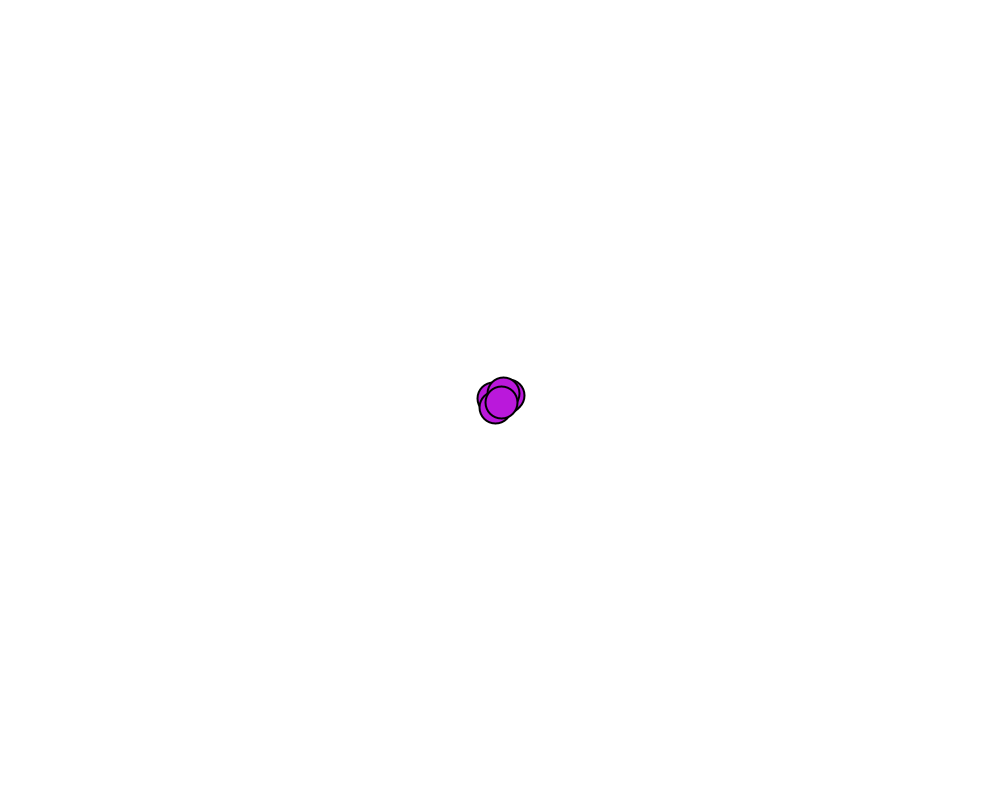
Frame 1 (no input)
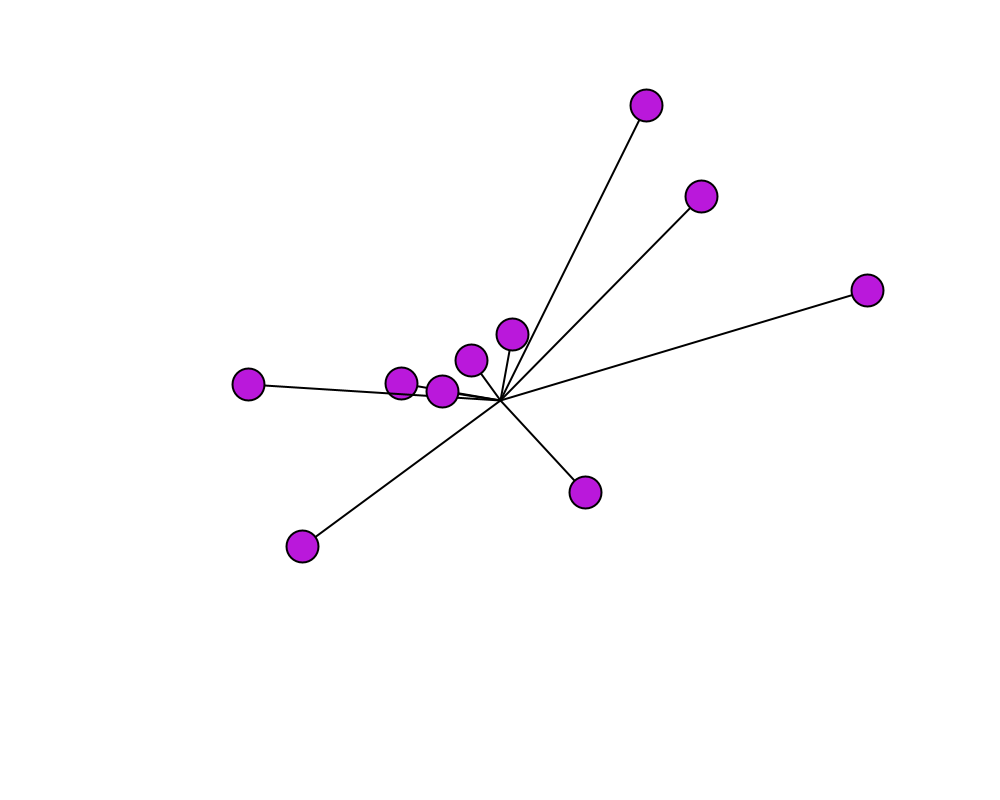
Frame 60 (the mouse pressed at the canvas centre just before this capture)
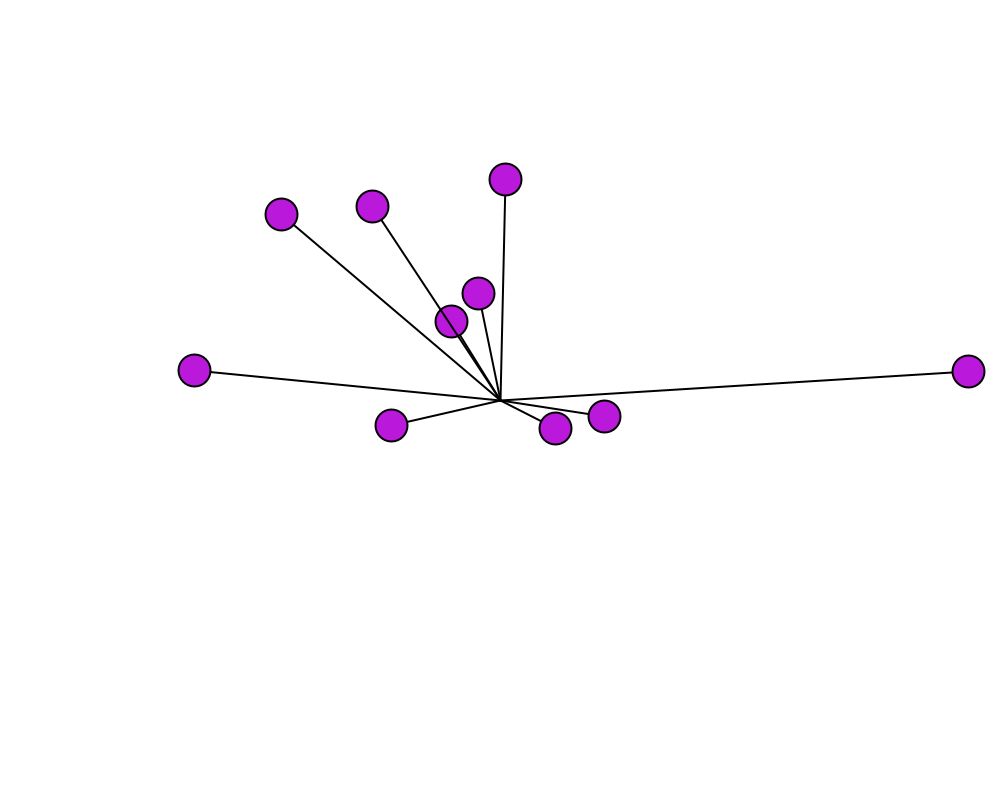
Frame 120 (the mouse held since frame 60 and released just before this capture)

The Processing sketch that drew these frames (run headless with seeded random() and noise(); from frame 60 on, the mouse is pressed at the canvas centre):

// Processing sketch: sketch_241105c
// ── sketch_241105c.pde
// from video 3.3

class Oscillator {   

  PVector angle;
  PVector velocity;
  PVector amplitude;

  Oscillator() {   
    angle = new PVector();
    velocity = new PVector(random(-0.05, 0.05), random(-0.05, 0.05));
    amplitude = new PVector(random(20,width/2), random(20,height/2));
  }   

  void oscillate() {
    angle.add(velocity);
  }   

  void display() {   

    float x = sin(angle.x)*amplitude.x;
    float y = sin(angle.y)*amplitude.y;

    pushMatrix();
    translate(width/2, height/2);
    stroke(0);
    strokeWeight(2);
    fill(#BA18DB);
    line(0, 0, x, y);  
    ellipse(x, y, 32, 32);  
    popMatrix();
  }
}   

Oscillator[] oscillators = new Oscillator[10];

void setup()  {   
  size(1000,800);  
  smooth();
  for (int i = 0; i < oscillators.length; i++) {
    oscillators[i] = new Oscillator();
  }
  background(255);  
}   

void draw() {     
  background(255);
  for (int i = 0; i < oscillators.length; i++) {
    oscillators[i].oscillate();
    oscillators[i].display();
  }
} 
